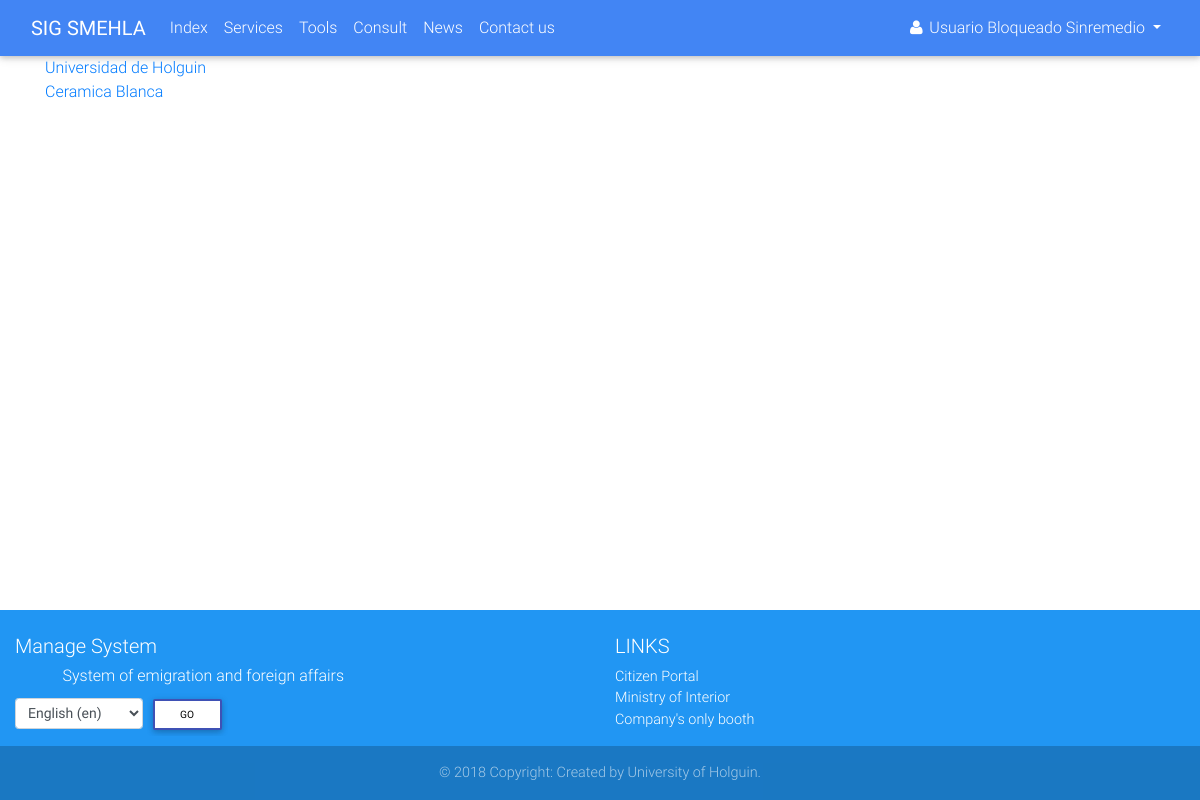
The page /entity/list/ (signed in) on the database as committed earlier.
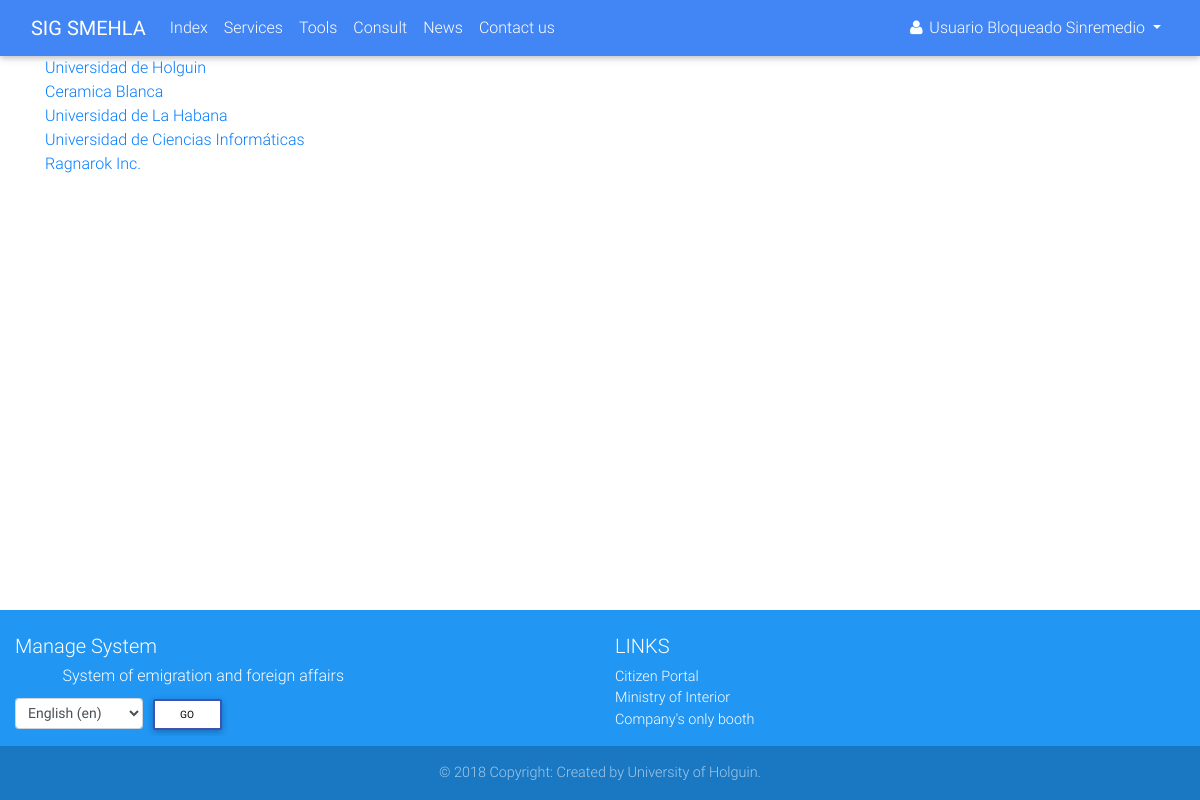
The same page on the database as committed later.
### services/models.py (models this page shows, shortened)
class Entity(models.Model):
    class Meta:
        verbose_name = _('Entity')
        verbose_name_plural = _('Entities')
    def __str__(self):
        return '{}'.format(self.name)
    name = models.CharField(_('Name'), max_length=100)
    localization = models.CharField(_('Localization'), max_length=200)
    identification_no = models.CharField(_('Identification No.'), max_length=50)
    issuance_date = models.DateField(_('Issuance date'))
    expiration_date = models.DateField(_('Expiration date'))
    telephone = models.PositiveIntegerField(_('Telephone'))
    email = models.EmailField(_('Email'))

### services/views.py (the view)
# urls.py: path('entity/list/', views.EntityListView.as_view(), name='entity_list'),
class EntityListView(mixins.LoginRequiredMixin, mixins.AjaxableListResponseMixin):
    model = models.Entity

### accounts/mixins.py (called while the page is built)
    def get(self, request, *args, **kwargs):
        response = super().get(request, *args, **kwargs)
        if request.is_ajax():
            ob_list = []
            for o in self.object_list:
                ob_list.append(o.to_dict())
            return JsonResponse(ob_list, safe=False)
        return response

### accounts/models.py (called while the page is built)
    def __str__(self):
        if self.first_name and self.last_name:
            return self.get_full_name()
        else:
            return self.username

### services/templates/services/entity_list.html
{% extends 'navbar.html' %}
{% block main %}
    <div class="container">
        {% for entity in entity_list %}
            <div class="row">
                <div class="col">
                    <a href="{% url 'services:entity_detail' entity.pk %}">{{ entity }}</a>
                </div>
            </div>
        {% endfor %}
    </div>
{% endblock %}

Rows that differ between the two databases and show on the page:
added Entity: name "Universidad de La Habana"
added Entity: name "Universidad de Ciencias Informáticas"
added Entity: name "Ragnarok Inc."
